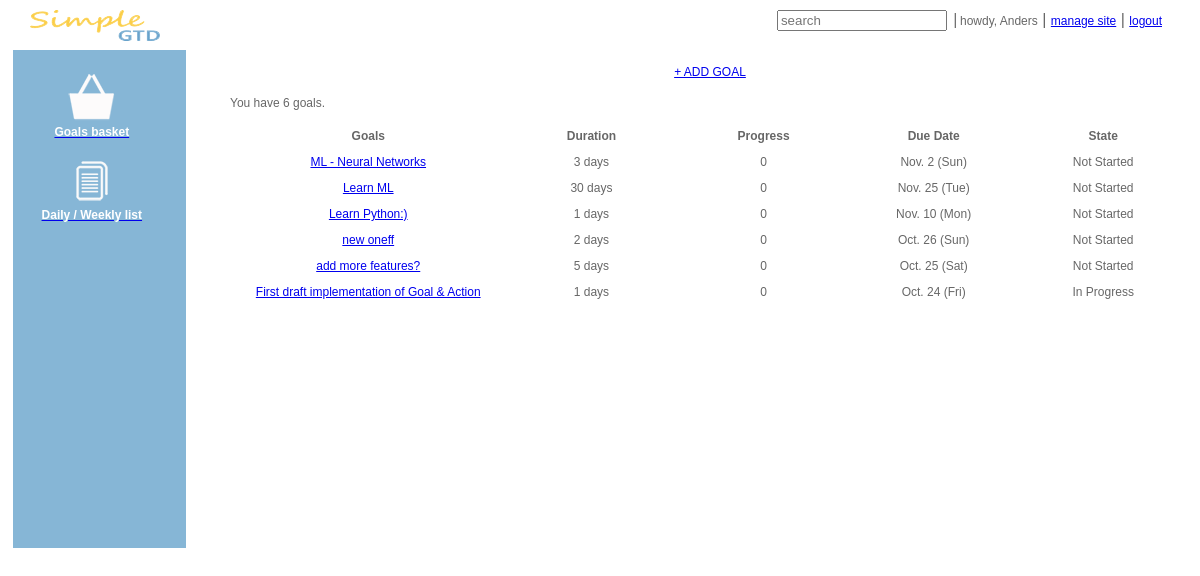
The page /goal/list/ (signed in) on the database as committed earlier.
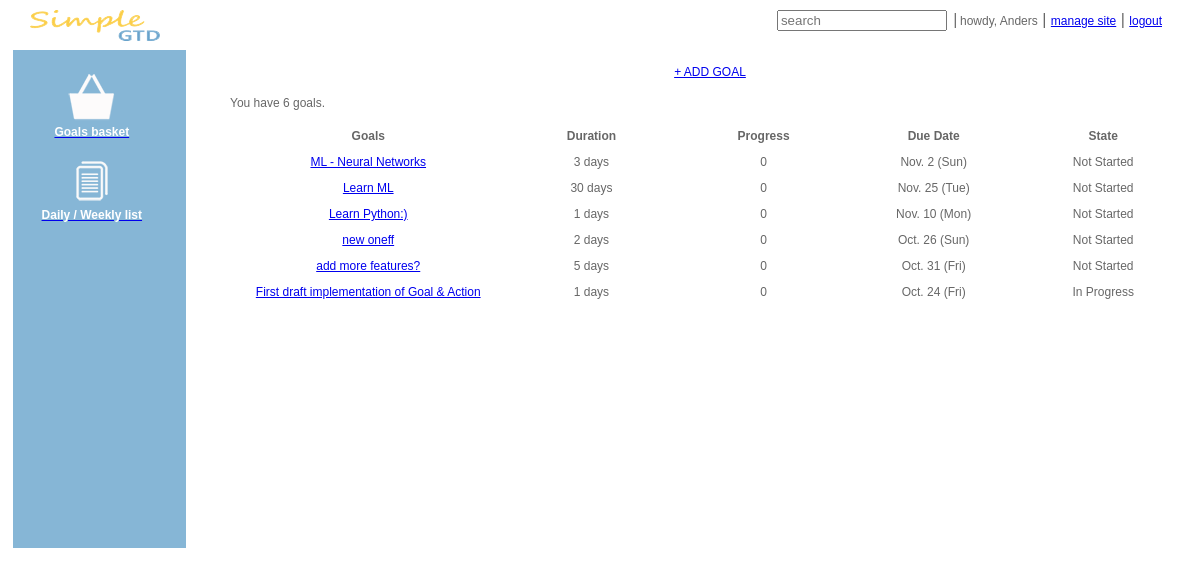
The same page on the database as committed later.
### simgtd/models.py (models this page shows, shortened)
class Goal(models.Model):
    subject = models.CharField(max_length=200)
    memo = models.TextField(max_length=1000, blank=True)
    duration = models.PositiveIntegerField(blank=True)
    start_date = models.DateTimeField(null=True, blank=True, default=datetime.datetime.now)
    due_date = models.DateTimeField(null=True, blank=True, default=datetime.datetime.now)
    remind_me = models.NullBooleanField(default=True, null=True, blank=True)
    created_date = models.DateTimeField(editable=False, default=datetime.datetime.now)
    completed_date = models.DateTimeField(editable=False, null=True)
    progress = models.PositiveSmallIntegerField(default=0)
    status = models.ForeignKey(Status, default=Constants.status_not_started)
    priority = models.ForeignKey(Priority, default=Constants.priority_normal)

class Status(models.Model):
    name = models.CharField(max_length=100)
    description = models.CharField(max_length=500, blank=True)
    def __unicode__(self):
        return self.name

### simgtd/views.py (the view)
# urls.py: url(r'^goal/list/', views.goals),
@login_required
def goals(request):
    all_goals = Goal.objects.order_by('-start_date')
    return render_to_response('simgtd/goal_list.html',
                              RequestContext(request, {'goals': all_goals}))

### templates/simgtd/goal_list.html (shortened to what this page needs)
{% extends "base.html" %}
{% block content %}
    <div id="goals_basket">
        <a href="/goal/add/" class="button add">+ ADD GOAL</a>
            {% if goals %}
                <p>You have {{ goals|length }} goal{{ goals|pluralize }}.</p>
                <table>
                    <tbody>
                        <tr>
                           <th class="goals" >Goals</th>
                           <th class="duration">Duration</th>
                           <th class="progress">Progress</th>
                           <th class="deadline">Due Date</th>
                           <th class="states">State</th>
                        </tr>
                        {% for goal in goals %}
                        <tr>
                            <td class="goals"><a href="/goal/edit/{{ goal.id }}">{{ goal.subject }}</a></td>
                            <td class="duration">{{ goal.duration }} days</td>
                            <td class="progress">{{ goal.progress }}</td>
                            <td class="deadline">{{ goal.due_date|date:"N j (D)" }}</td>
                            <td class="states">{{ goal.status }}</td>
                        </tr>
                        {% endfor %}
                    </tbody>
                </table>
            {% else %}
                No goals found, why?
            {% endif %}
    </div>
{% endblock %}

Rows that differ between the two databases and show on the page:
changed Goal "add more features?": due_date "Oct. 25 (Sat)" → "Oct. 31 (Fri)"
